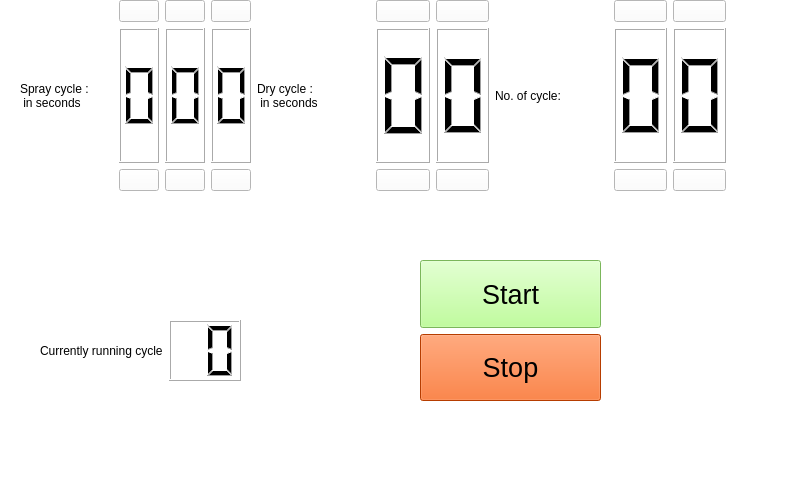
<?xml version="1.0" encoding="UTF-8"?>
<ui version="4.0">
 <class>MainWindow</class>
 <widget class="QMainWindow" name="MainWindow">
  <property name="geometry">
   <rect>
    <x>0</x>
    <y>0</y>
    <width>800</width>
    <height>480</height>
   </rect>
  </property>
  <property name="windowTitle">
   <string>MainWindow</string>
  </property>
  <property name="styleSheet">
   <string notr="true">background-color: rgb(255, 255, 255);</string>
  </property>
  <widget class="QWidget" name="centralwidget">
   <widget class="QWidget" name="">
    <property name="geometry">
     <rect>
      <x>20</x>
      <y>0</y>
      <width>706</width>
      <height>191</height>
     </rect>
    </property>
    <layout class="QHBoxLayout" name="horizontalLayout_13">
     <item>
      <layout class="QHBoxLayout" name="horizontalLayout_4">
       <item>
        <widget class="QLabel" name="spray">
         <property name="text">
          <string>Spray cycle :
 in seconds</string>
         </property>
        </widget>
       </item>
       <item>
        <layout class="QVBoxLayout" name="verticalLayout">
         <item>
          <layout class="QHBoxLayout" name="horizontalLayout">
           <item>
            <widget class="QPushButton" name="s_3_up">
             <property name="sizePolicy">
              <sizepolicy hsizetype="Minimum" vsizetype="Fixed">
               <horstretch>0</horstretch>
               <verstretch>0</verstretch>
              </sizepolicy>
             </property>
             <property name="text">
              <string/>
             </property>
             <property name="icon">
              <iconset resource="arr.qrc">
               <normaloff>:/arrows/up.png</normaloff>
               <normalon>:/up/up.png</normalon>:/arrows/up.png</iconset>
             </property>
             <property name="iconSize">
              <size>
               <width>50</width>
               <height>50</height>
              </size>
             </property>
            </widget>
           </item>
           <item>
            <widget class="QPushButton" name="s_2_up">
             <property name="sizePolicy">
              <sizepolicy hsizetype="Minimum" vsizetype="Fixed">
               <horstretch>0</horstretch>
               <verstretch>0</verstretch>
              </sizepolicy>
             </property>
             <property name="text">
              <string/>
             </property>
             <property name="icon">
              <iconset resource="arr.qrc">
               <normaloff>:/arrows/up.png</normaloff>
               <normalon>:/up/up.png</normalon>:/arrows/up.png</iconset>
             </property>
             <property name="iconSize">
              <size>
               <width>50</width>
               <height>50</height>
              </size>
             </property>
            </widget>
           </item>
           <item>
            <widget class="QPushButton" name="s_1_up">
             <property name="sizePolicy">
              <sizepolicy hsizetype="Minimum" vsizetype="Fixed">
               <horstretch>0</horstretch>
               <verstretch>0</verstretch>
              </sizepolicy>
             </property>
             <property name="text">
              <string/>
             </property>
             <property name="icon">
              <iconset resource="arr.qrc">
               <normaloff>:/arrows/up.png</normaloff>
               <normalon>:/up/up.png</normalon>:/arrows/up.png</iconset>
             </property>
             <property name="iconSize">
              <size>
               <width>50</width>
               <height>50</height>
              </size>
             </property>
            </widget>
           </item>
          </layout>
         </item>
         <item>
          <layout class="QHBoxLayout" name="horizontalLayout_3">
           <item>
            <widget class="QLCDNumber" name="s3">
             <property name="digitCount">
              <number>1</number>
             </property>
            </widget>
           </item>
           <item>
            <widget class="QLCDNumber" name="s2">
             <property name="digitCount">
              <number>1</number>
             </property>
            </widget>
           </item>
           <item>
            <widget class="QLCDNumber" name="s1">
             <property name="digitCount">
              <number>1</number>
             </property>
            </widget>
           </item>
          </layout>
         </item>
         <item>
          <layout class="QHBoxLayout" name="horizontalLayout_2">
           <item>
            <widget class="QPushButton" name="s_3_down">
             <property name="text">
              <string/>
             </property>
             <property name="icon">
              <iconset resource="arr.qrc">
               <normaloff>:/arrows/down.png</normaloff>:/arrows/down.png</iconset>
             </property>
             <property name="iconSize">
              <size>
               <width>50</width>
               <height>50</height>
              </size>
             </property>
            </widget>
           </item>
           <item>
            <widget class="QPushButton" name="s_2_down">
             <property name="text">
              <string/>
             </property>
             <property name="icon">
              <iconset resource="arr.qrc">
               <normaloff>:/arrows/down.png</normaloff>:/arrows/down.png</iconset>
             </property>
             <property name="iconSize">
              <size>
               <width>50</width>
               <height>50</height>
              </size>
             </property>
            </widget>
           </item>
           <item>
            <widget class="QPushButton" name="s_1_down">
             <property name="text">
              <string/>
             </property>
             <property name="icon">
              <iconset resource="arr.qrc">
               <normaloff>:/arrows/down.png</normaloff>:/arrows/down.png</iconset>
             </property>
             <property name="iconSize">
              <size>
               <width>50</width>
               <height>50</height>
              </size>
             </property>
            </widget>
           </item>
          </layout>
         </item>
        </layout>
       </item>
      </layout>
     </item>
     <item>
      <layout class="QHBoxLayout" name="horizontalLayout_5">
       <item>
        <widget class="QLabel" name="dry">
         <property name="text">
          <string>Dry cycle :
 in seconds</string>
         </property>
        </widget>
       </item>
       <item>
        <layout class="QVBoxLayout" name="verticalLayout_2">
         <item>
          <layout class="QHBoxLayout" name="horizontalLayout_6">
           <item>
            <widget class="QPushButton" name="d_2_up">
             <property name="sizePolicy">
              <sizepolicy hsizetype="Minimum" vsizetype="Fixed">
               <horstretch>0</horstretch>
               <verstretch>0</verstretch>
              </sizepolicy>
             </property>
             <property name="text">
              <string/>
             </property>
             <property name="icon">
              <iconset resource="arr.qrc">
               <normaloff>:/arrows/up.png</normaloff>
               <normalon>:/up/up.png</normalon>:/arrows/up.png</iconset>
             </property>
             <property name="iconSize">
              <size>
               <width>50</width>
               <height>50</height>
              </size>
             </property>
            </widget>
           </item>
           <item>
            <widget class="QPushButton" name="d_1_up">
             <property name="sizePolicy">
              <sizepolicy hsizetype="Minimum" vsizetype="Fixed">
               <horstretch>0</horstretch>
               <verstretch>0</verstretch>
              </sizepolicy>
             </property>
             <property name="text">
              <string/>
             </property>
             <property name="icon">
              <iconset resource="arr.qrc">
               <normaloff>:/arrows/up.png</normaloff>
               <normalon>:/up/up.png</normalon>:/arrows/up.png</iconset>
             </property>
             <property name="iconSize">
              <size>
               <width>50</width>
               <height>50</height>
              </size>
             </property>
            </widget>
           </item>
          </layout>
         </item>
         <item>
          <layout class="QHBoxLayout" name="horizontalLayout_7">
           <item>
            <widget class="QLCDNumber" name="d2">
             <property name="digitCount">
              <number>1</number>
             </property>
            </widget>
           </item>
           <item>
            <widget class="QLCDNumber" name="d1">
             <property name="digitCount">
              <number>1</number>
             </property>
            </widget>
           </item>
          </layout>
         </item>
         <item>
          <layout class="QHBoxLayout" name="horizontalLayout_8">
           <item>
            <widget class="QPushButton" name="d_2_down">
             <property name="text">
              <string/>
             </property>
             <property name="icon">
              <iconset resource="arr.qrc">
               <normaloff>:/arrows/down.png</normaloff>:/arrows/down.png</iconset>
             </property>
             <property name="iconSize">
              <size>
               <width>50</width>
               <height>50</height>
              </size>
             </property>
            </widget>
           </item>
           <item>
            <widget class="QPushButton" name="d_1_down">
             <property name="text">
              <string/>
             </property>
             <property name="icon">
              <iconset resource="arr.qrc">
               <normaloff>:/arrows/down.png</normaloff>:/arrows/down.png</iconset>
             </property>
             <property name="iconSize">
              <size>
               <width>50</width>
               <height>50</height>
              </size>
             </property>
            </widget>
           </item>
          </layout>
         </item>
        </layout>
       </item>
      </layout>
     </item>
     <item>
      <layout class="QHBoxLayout" name="horizontalLayout_9">
       <item>
        <widget class="QLabel" name="number">
         <property name="text">
          <string>No. of cycle:</string>
         </property>
        </widget>
       </item>
       <item>
        <layout class="QVBoxLayout" name="verticalLayout_3">
         <item>
          <layout class="QHBoxLayout" name="horizontalLayout_10">
           <item>
            <widget class="QPushButton" name="n_2_up">
             <property name="sizePolicy">
              <sizepolicy hsizetype="Minimum" vsizetype="Fixed">
               <horstretch>0</horstretch>
               <verstretch>0</verstretch>
              </sizepolicy>
             </property>
             <property name="text">
              <string/>
             </property>
             <property name="icon">
              <iconset resource="arr.qrc">
               <normaloff>:/arrows/up.png</normaloff>
               <normalon>:/up/up.png</normalon>:/arrows/up.png</iconset>
             </property>
             <property name="iconSize">
              <size>
               <width>50</width>
               <height>50</height>
              </size>
             </property>
            </widget>
           </item>
           <item>
            <widget class="QPushButton" name="n_1_up">
             <property name="sizePolicy">
              <sizepolicy hsizetype="Minimum" vsizetype="Fixed">
               <horstretch>0</horstretch>
               <verstretch>0</verstretch>
              </sizepolicy>
             </property>
             <property name="text">
              <string/>
             </property>
             <property name="icon">
              <iconset resource="arr.qrc">
               <normaloff>:/arrows/up.png</normaloff>
               <normalon>:/up/up.png</normalon>:/arrows/up.png</iconset>
             </property>
             <property name="iconSize">
              <size>
               <width>50</width>
               <height>50</height>
              </size>
             </property>
            </widget>
           </item>
          </layout>
         </item>
         <item>
          <layout class="QHBoxLayout" name="horizontalLayout_11">
           <item>
            <widget class="QLCDNumber" name="n2">
             <property name="digitCount">
              <number>1</number>
             </property>
            </widget>
           </item>
           <item>
            <widget class="QLCDNumber" name="n1">
             <property name="digitCount">
              <number>1</number>
             </property>
            </widget>
           </item>
          </layout>
         </item>
         <item>
          <layout class="QHBoxLayout" name="horizontalLayout_12">
           <item>
            <widget class="QPushButton" name="n_2_down">
             <property name="text">
              <string/>
             </property>
             <property name="icon">
              <iconset resource="arr.qrc">
               <normaloff>:/arrows/down.png</normaloff>:/arrows/down.png</iconset>
             </property>
             <property name="iconSize">
              <size>
               <width>50</width>
               <height>50</height>
              </size>
             </property>
            </widget>
           </item>
           <item>
            <widget class="QPushButton" name="n_1_down">
             <property name="text">
              <string/>
             </property>
             <property name="icon">
              <iconset resource="arr.qrc">
               <normaloff>:/arrows/down.png</normaloff>:/arrows/down.png</iconset>
             </property>
             <property name="iconSize">
              <size>
               <width>50</width>
               <height>50</height>
              </size>
             </property>
            </widget>
           </item>
          </layout>
         </item>
        </layout>
       </item>
      </layout>
     </item>
    </layout>
   </widget>
   <widget class="QWidget" name="">
    <property name="geometry">
     <rect>
      <x>40</x>
      <y>320</y>
      <width>201</width>
      <height>61</height>
     </rect>
    </property>
    <layout class="QHBoxLayout" name="horizontalLayout_14">
     <item>
      <widget class="QLabel" name="label_2">
       <property name="text">
        <string>Currently running cycle</string>
       </property>
      </widget>
     </item>
     <item>
      <widget class="QLCDNumber" name="current_cycle">
       <property name="digitCount">
        <number>2</number>
       </property>
      </widget>
     </item>
    </layout>
   </widget>
   <widget class="QWidget" name="">
    <property name="geometry">
     <rect>
      <x>420</x>
      <y>260</y>
      <width>181</width>
      <height>141</height>
     </rect>
    </property>
    <layout class="QVBoxLayout" name="verticalLayout_4">
     <item>
      <widget class="QPushButton" name="start">
       <property name="sizePolicy">
        <sizepolicy hsizetype="Minimum" vsizetype="Expanding">
         <horstretch>0</horstretch>
         <verstretch>0</verstretch>
        </sizepolicy>
       </property>
       <property name="font">
        <font>
         <pointsize>20</pointsize>
        </font>
       </property>
       <property name="styleSheet">
        <string notr="true">background-color: rgb(172, 255, 127);</string>
       </property>
       <property name="text">
        <string>Start</string>
       </property>
      </widget>
     </item>
     <item>
      <widget class="QPushButton" name="stop">
       <property name="sizePolicy">
        <sizepolicy hsizetype="Minimum" vsizetype="Expanding">
         <horstretch>0</horstretch>
         <verstretch>0</verstretch>
        </sizepolicy>
       </property>
       <property name="font">
        <font>
         <pointsize>20</pointsize>
        </font>
       </property>
       <property name="styleSheet">
        <string notr="true">background-color: rgb(255, 85, 0);</string>
       </property>
       <property name="text">
        <string>Stop</string>
       </property>
      </widget>
     </item>
    </layout>
   </widget>
   <zorder>pushButton</zorder>
   <zorder>pushButton_2</zorder>
   <zorder>pushButton_3</zorder>
   <zorder>spray</zorder>
   <zorder>label_2</zorder>
   <zorder>lcdNumber</zorder>
   <zorder>lcdNumber_2</zorder>
   <zorder>lcdNumber</zorder>
   <zorder>pushButton</zorder>
   <zorder>pushButton_2</zorder>
   <zorder>pushButton_3</zorder>
   <zorder>pushButton_4</zorder>
   <zorder>pushButton_5</zorder>
   <zorder>pushButton_6</zorder>
   <zorder>label_5</zorder>
   <zorder>label_6</zorder>
   <zorder>label_7</zorder>
   <zorder>label_5</zorder>
   <zorder>layoutWidget</zorder>
   <zorder>layoutWidget_2</zorder>
   <zorder>label_2</zorder>
   <zorder>current_cycle</zorder>
   <zorder>start</zorder>
   <zorder>stop</zorder>
  </widget>
  <widget class="QMenuBar" name="menubar">
   <property name="geometry">
    <rect>
     <x>0</x>
     <y>0</y>
     <width>800</width>
     <height>21</height>
    </rect>
   </property>
  </widget>
  <widget class="QStatusBar" name="statusbar"/>
 </widget>
 <resources>
  <include location="arr.qrc"/>
 </resources>
 <connections/>
</ui>
